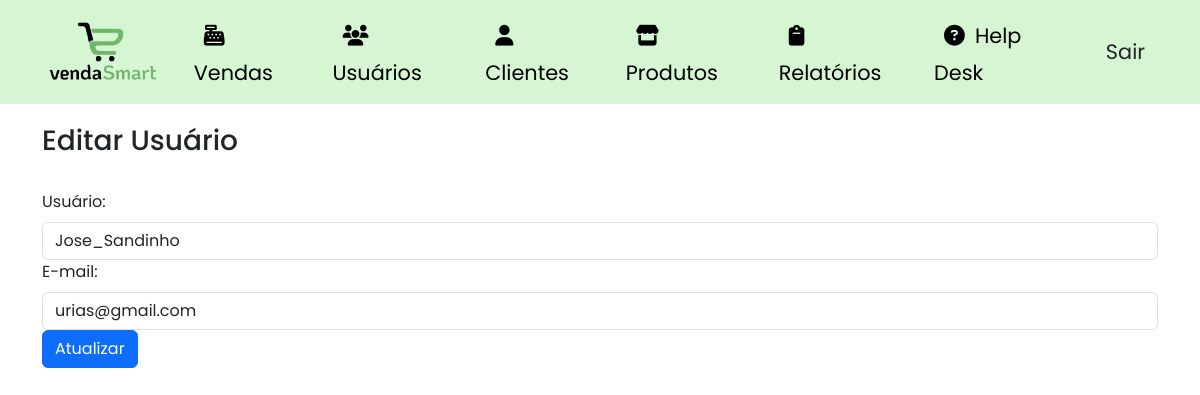
The app's page /editar-usuario/2 (signed in), older data.
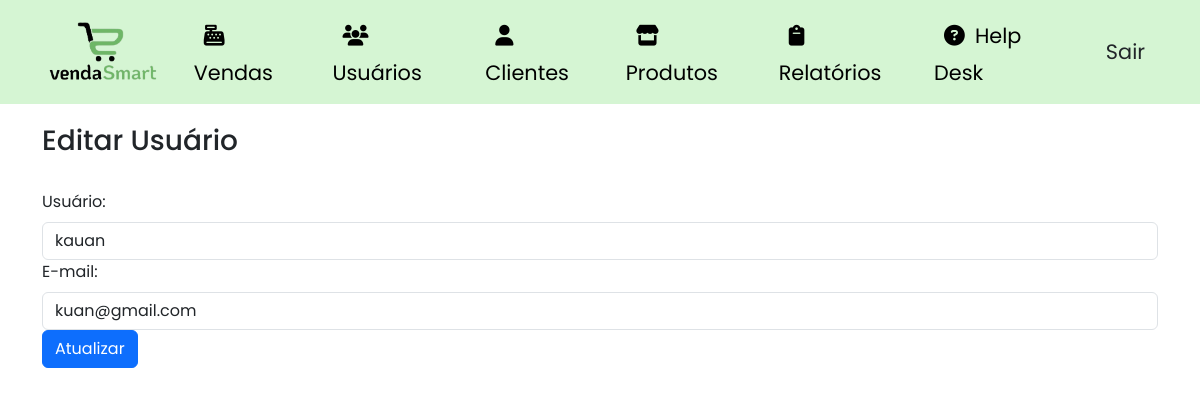
The same page, newer data.
### site_atividade/models/__init__.py (models this page shows, shortened)
class Usuario(database.Model, UserMixin):
    id = database.Column(database.Integer, primary_key=True)
    usuario = database.Column(database.String, nullable=False, unique=True)
    email = database.Column(database.String, nullable=False, unique=True)
    senha = database.Column(database.String, nullable=False)

### site_atividade/routers/__init__.py (the view, shortened to what this page needs)
@app.route("/editar-usuario/<int:id>", methods=['GET', 'POST'])
@login_required
def editar_usuario(id):
    usuario = Usuario.query.get(id)
    form_editar_usuario = FormEditarUsuario(obj=usuario)
    return render_template('editar_usuario.html', form_editar_usuario=form_editar_usuario, usuario=usuario)

### site_atividade/forms/__init__.py
class FormEditarUsuario(FlaskForm):
    usuario = StringField('Usuário:', validators=[DataRequired(), Length(min=5)])
    email = StringField('E-mail:', validators=[DataRequired(), email()])

### site_atividade/models/__init__.py (called while the page is built)
@login_manager.user_loader
def load_usuario(id_usuario):
    return Usuario.query.get(int(id_usuario))

### site_atividade/templates/editar_usuario.html (shortened to what this page needs)
{% extends 'base.html' %}
{% block body %}
<div class="container theme-showcase" role="main">
    <div class="page-header">
        <br>
        <h3 class="box-title col-md-12">Editar Usuário</h3>
    </div>
    <br>
    <form action="{{ url_for('editar_usuario', id=usuario.id) }}" method="POST">
        <div class="form-group">
            {{ form_editar_usuario.usuario.label(class="form-label") }}
            {{ form_editar_usuario.usuario(class="form-control") }}
        </div>
        <div class="form-group">
            {{ form_editar_usuario.email.label(class="form-label") }}
            {{ form_editar_usuario.email(class="form-control") }}
        </div>
        <div class="form-group">
            <button type="submit" class="btn btn-primary">Atualizar</button>
        </div>
    </form>
</div>
{% endblock %}

Row changes from the older to the newer data that the page shows:
changed Usuario: usuario "Jose_Sandinho" → "kauan"; email "urias@gmail.com" → "kuan@gmail.com"
